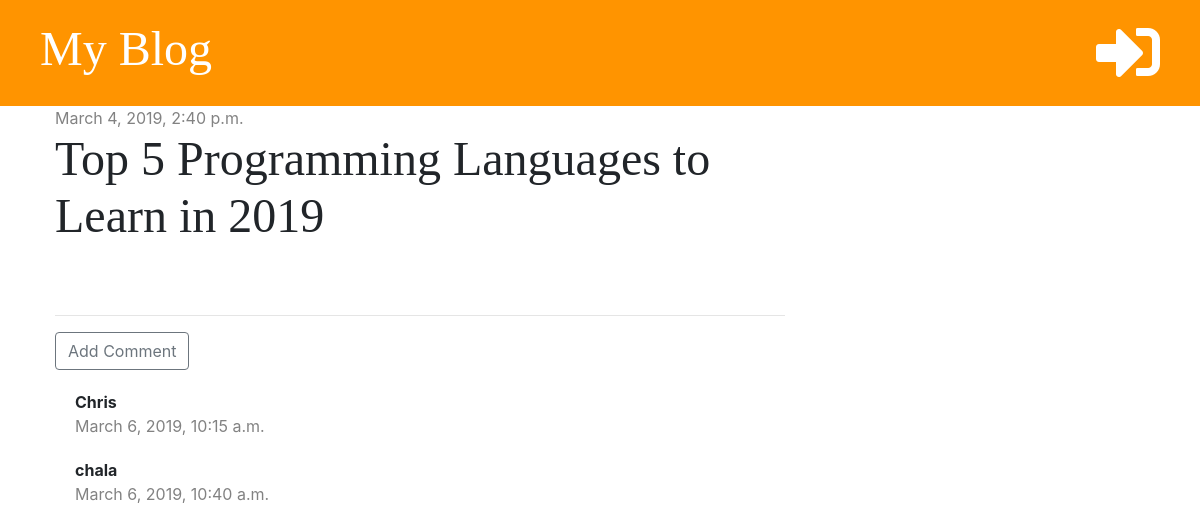
The app's page /post/2/ with its own data.
### blog/models.py (models this page shows, shortened)
class Post(models.Model):
    author = models.ForeignKey('auth.User', on_delete=models.CASCADE)
    title = models.CharField(max_length=200)
    text = models.TextField()
    created_date = models.DateTimeField(default=timezone.now)
    published_date = models.DateTimeField(blank=True, null=True)

class Comment(models.Model):
    post = models.ForeignKey('blog.Post', on_delete=models.CASCADE, related_name='comments')
    author = models.CharField(max_length=200)
    text = models.TextField()
    created_date = models.DateTimeField(default=timezone.now)
    approved = models.BooleanField(default=False)

### blog/views.py (the view)
# urls.py: path('post/<int:pk>/', views.post_detail, name='post_detail'),
def post_detail(request, pk):
    post = get_object_or_404(Post, pk=pk)
    stuff_for_frontend = {'post': post}
    return render(request, 'blog/post_detail.html', stuff_for_frontend)

### blog/templatetags/markdownify.py (called while the page is built)
@register.filter
def markdown(value):
    renderer = HighlightRenderer()
    markdown = mistune.Markdown(renderer=renderer)
    return markdown(value)

### blog/templates/blog/post_detail.html (shortened to what this page needs)
{% extends 'blog/base.html' %}
{% load markdownify %}
{% block content %}
    <div class="post">
        {% if post.published_date %}
            <div class="date">
                {{ post.published_date }}
            </div>
        {% else %}
            <a href="{% url 'post_publish' pk=post.pk %}" class="btn btn-primary">Publish</a>
        {% endif %}
        <h1>{{ post.title }}</h1>
    </div>
    <hr>
    <a href="{% url 'add_comment_to_post' pk=post.pk %}" class="btn btn-outline-secondary">Add Comment</a>
    {% for comment in post.comments.all %}
        {% if user.is_authenticated or comment.approved %}
            <div class="comment">
                <strong>{{ comment.author }}</strong>
                <div class="date">
                    <p>{{ comment.created_date }}</p>
                </div>
            </div>
        {% endif %}
    {% empty %}
        <p>No Comments..</p>
    {% endfor %}
{% endblock %}

### blog/static/css/blog.css (style rules this page uses)
h1, h2, h3, h4 { font-family: 'Tangerine', 'Inconsolata', 'Droid Sans', serif; font-size: 48px; }
.date { color: #828282; }
.post { margin-bottom: 70px; }
.comment { margin: 20px 0px 20px 20px; }

### records on screen
Post: published_date "March 4, 2019, 2:40 p.m.", title "Top 5 Programming Languages to Learn in 2019"
Comment: author "Chris", created_date "March 6, 2019, 10:15 a.m."
Comment: author "chala", created_date "March 6, 2019, 10:40 a.m."
